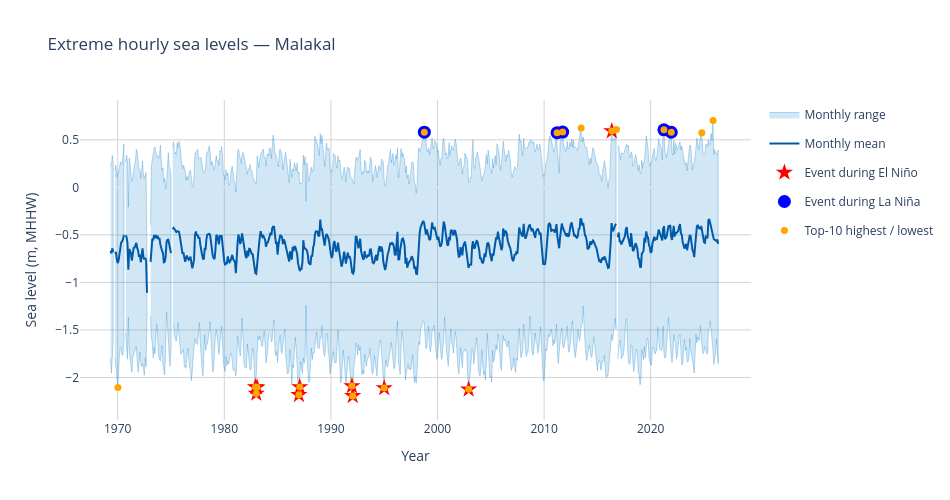

Notebook cell for this chart:
### Markdown cell above
## 4. Time series of extremes

The interactive figure shows the monthly mean and range with the ranked events; the static version below is used for printed products.

### Code cell
figly = make_plotly_figure_rankings(monthly_mean, monthly_max, monthly_min, top_10_table, station)
figly.write_html(fig_dir / out('SL_top_10_plot', 'html'), include_plotlyjs='cdn')
figly

### Figure 1 — Plotly figure (JSON) as saved in the notebook; plotly's stock layout.template omitted (floating-point values rounded to 4 significant figures; data arrays with more than 128 entries replaced by an {"elided": "..."} marker saying what was removed)
{"data": [{"fill": "toself", "fillcolor": "rgba(0,120,200,0.18)", "hoverinfo": "skip", "legendgroup": "range", "line": {"color": "rgba(0,120,200,0.35)", "width": 0.8}, "mode": "lines", "name": "Monthly range", "showlegend": true, "type": "scatter", "x": ["1969-05-01T00:00:00", "1969-06-01T00:00:00", "1969-07-01T00:00:00", "1969-08-01T00:00:00", "1969-08-01T00:00:00", "1969-07-01T00:00:00", "1969-06-01T00:00:00", "1969-05-01T00:00:00"], "y": [0.217, 0.247, 0.336, 0.241, -1.618, -1.895, -1.953, -1.795]}, {"fill": "toself", "fillcolor": "rgba(0,120,200,0.18)", "hoverinfo": "skip", "legendgroup": "range", "line": {"color": "rgba(0,120,200,0.35)", "width": 0.8}, "mode": "lines", "name": "Monthly range", "showlegend": false, "type": "scatter", "x": ["1969-10-01T00:00:00", "1969-11-01T00:00:00", "1969-12-01T00:00:00", "1970-01-01T00:00:00", "1970-02-01T00:00:00", "1970-03-01T00:00:00", "1970-04-01T00:00:00", "1970-05-01T00:00:00", "1970-06-01T00:00:00", "1970-07-01T00:00:00", "1970-08-01T00:00:00", "1970-08-01T00:00:00", "1970-07-01T00:00:00", "1970-06-01T00:00:00", "1970-05-01T00:00:00", "1970-04-01T00:00:00", "1970-03-01T00:00:00", "1970-02-01T00:00:00", "1970-01-01T00:00:00", "1969-12-01T00:00:00", "1969-11-01T00:00:00", "1969-10-01T00:00:00"], "y": [0.171, 0.235, 0.11, 0.159, 0.171, 0.202, 0.269, 0.241, 0.244, 0.327, 0.458, -1.618, -1.761, -1.77, -1.694, -1.685, -1.773, -1.929, -2.106, -1.981, -1.834, -1.789]}, {"fill": "toself", "fillcolor": "rgba(0,120,200,0.18)", "hoverinfo": "skip", "legendgroup": "range", "line": {"color": "rgba(0,120,200,0.35)", "width": 0.8}, "mode": "lines", "name": "Monthly range", "showlegend": false, "type": "scatter", "x": ["1970-10-01T00:00:00", "1970-11-01T00:00:00", "1970-12-01T00:00:00", "1971-01-01T00:00:00", "1971-02-01T00:00:00", "1971-03-01T00:00:00", "1971-04-01T00:00:00", "1971-05-01T00:00:00", "1971-06-01T00:00:00", "1971-07-01T00:00:00", "1971-08-01T00:00:00", "1971-09-01T00:00:00", "1971-10-01T00:00:00", "1971-11-01T00:00:00", "1971-12-01T00:00:00", "1972-01-01T00:00:00", "1972-02-01T00:00:00", "1972-03-01T00:00:00", "1972-04-01T00:00:00", "1972-05-01T00:00:00", "1972-06-01T00:00:00", "1972-07-01T00:00:00", "1972-08-01T00:00:00", "1972-09-01T00:00:00", "1972-10-01T00:00:00", "1972-10-01T00:00:00", "1972-09-01T00:00:00", "1972-08-01T00:00:00", "1972-07-01T00:00:00", "1972-06-01T00:00:00", "1972-05-01T00:00:00", "1972-04-01T00:00:00", "1972-03-01T00:00:00", "1972-02-01T00:00:00", "1972-01-01T00:00:00", "1971-12-01T00:00:00", "1971-11-01T00:00:00", "1971-10-01T00:00:00", "1971-09-01T00:00:00", "1971-08-01T00:00:00", "1971-07-01T00:00:00", "1971-06-01T00:00:00", "1971-05-01T00:00:00", "1971-04-01T00:00:00", "1971-03-01T00:00:00", "1971-02-01T00:00:00", "1971-01-01T00:00:00", "1970-12-01T00:00:00", "1970-11-01T00:00:00", "1970-10-01T00:00:00"], "y": [0.266, 0.339, 0.269, -0.209, 0.309, 0.217, 0.187, 0.065, 0.096, 0.187, 0.248, 0.278, 0.4, 0.37, 0.278, 0.187, 0.187, 0.096, 0.187, 0.278, 0.129, 0.096, 0.126, 0.156, -0.819, -1.337, -1.886, -1.794, -1.977, -1.916, -1.855, -1.886, -1.855, -1.733, -1.886, -1.947, -1.825, -1.672, -1.703, -1.733, -1.764, -1.794, -1.947, -1.855, -1.764, -1.733, -1.368, -1.804, -1.685, -1.533]}, {"fill": "toself", "fillcolor": "rgba(0,120,200,0.18)", "hoverinfo": "skip", "legendgroup": "range", "line": {"color": "rgba(0,120,200,0.35)", "width": 0.8}, "mode": "lines", "name": "Monthly range", "showlegend": false, "type": "scatter", "x": ["1973-02-01T00:00:00", "1973-03-01T00:00:00", "1973-04-01T00:00:00", "1973-05-01T00:00:00", "1973-06-01T00:00:00", "1973-07-01T00:00:00", "1973-08-01T00:00:00", "1973-09-01T00:00:00", "1973-10-01T00:00:00", "1973-11-01T00:00:00", "1973-12-01T00:00:00", "1974-01-01T00:00:00", "1974-02-01T00:00:00", "1974-03-01T00:00:00", "1974-04-01T00:00:00", "1974-05-01T00:00:00", "1974-06-01T00:00:00", "1974-07-01T00:00:00", "1974-08-01T00:00:00", "1974-09-01T00:00:00", "1974-10-01T00:00:00", "1974-11-01T00:00:00", "1974-12-01T00:00:00", "1975-01-01T00:00:00", "1975-01-01T00:00:00", "1974-12-01T00:00:00", "1974-11-01T00:00:00", "1974-10-01T00:00:00", "1974-09-01T00:00:00", "1974-08-01T00:00:00", "1974-07-01T00:00:00", "1974-06-01T00:00:00", "1974-05-01T00:00:00", "1974-04-01T00:00:00", "1974-03-01T00:00:00", "1974-02-01T00:00:00", "1974-01-01T00:00:00", "1973-12-01T00:00:00", "1973-11-01T00:00:00", "1973-10-01T00:00:00", "1973-09-01T00:00:00", "1973-08-01T00:00:00", "1973-07-01T00:00:00", "1973-06-01T00:00:00", "1973-05-01T00:00:00", "1973-04-01T00:00:00", "1973-03-01T00:00:00", "1973-02-01T00:00:00"], "y": [-0.395, 0.225, 0.295, 0.375, 0.415, 0.425, 0.345, 0.325, 0.335, 0.305, 0.335, 0.445, 0.305, 0.175, 0.205, 0.055, 0.095, -0.015, 0.034, 0.318, 0.366, 0.217, 0.189, 0.114, -1.71, -1.882, -1.786, -1.586, -1.476, -1.314, -1.685, -1.975, -1.925, -1.865, -1.665, -1.725, -1.825, -1.805, -1.765, -1.595, -1.435, -1.555, -1.753, -1.685, -1.795, -1.645, -1.575, -1.355]}, {"fill": "toself", "fillcolor": "rgba(0,120,200,0.18)", "hoverinfo": "skip", "legendgroup": "range", "line": {"color": "rgba(0,120,200,0.35)", "width": 0.8}, "mode": "lines", "name": "Monthly range", "showlegend": false, "type": "scatter", "x": {"elided": "1000 str values"}, "y": {"elided": "1000 float values"}}, {"fill": "toself", "fillcolor": "rgba(0,120,200,0.18)", "hoverinfo": "skip", "legendgroup": "range", "line": {"color": "rgba(0,120,200,0.35)", "width": 0.8}, "mode": "lines", "name": "Monthly range", "showlegend": false, "type": "scatter", "x": {"elided": "228 str values"}, "y": {"elided": "228 float values"}}, {"connectgaps": false, "line": {"color": "rgba(0,90,170,1)"}, "mode": "lines", "name": "Monthly mean", "type": "scatter", "x": {"elided": "685 str values"}, "y": {"elided": "685 float values"}}, {"hoverinfo": "skip", "marker": {"color": "red", "size": 13, "symbol": "star"}, "mode": "markers", "name": "Event during El Niño", "type": "scatter", "x": ["2016-05-07T22:00:00", "1992-01-19T17:00:00", "1986-12-31T17:00:00", "1982-12-31T18:00:00", "2002-12-04T17:00:00", "1995-01-01T17:00:00", "1983-01-28T17:00:00", "1982-12-02T18:00:00", "1987-01-29T17:00:00", "1991-12-22T18:00:00"], "y": [0.593, -2.194, -2.183, -2.169, -2.125, -2.111, -2.103, -2.101, -2.1, -2.09]}, {"hoverinfo": "skip", "marker": {"color": "blue", "size": 13, "symbol": "circle"}, "mode": "markers", "name": "Event during La Niña", "type": "scatter", "x": ["2021-03-29T11:00:00", "2011-09-29T11:00:00", "1998-10-07T11:00:00", "2021-12-05T10:00:00", "2011-03-21T23:00:00"], "y": [0.606, 0.582, 0.581, 0.58, 0.576]}, {"hovertemplate": "%{x|%Y-%m-%d %H:%M} UTC, %{y:.2f} m<extra></extra>", "marker": {"color": "orange", "size": 7}, "mode": "markers", "name": "Top-10 highest / lowest", "type": "scatter", "x": ["2025-11-07T10:00:00", "2013-06-23T22:00:00", "2016-10-16T10:00:00", "2021-03-29T11:00:00", "2016-05-07T22:00:00", "2011-09-29T11:00:00", "1998-10-07T11:00:00", "2021-12-05T10:00:00", "2011-03-21T23:00:00", "2024-10-19T11:00:00", "1992-01-19T17:00:00", "1986-12-31T17:00:00", "1982-12-31T18:00:00", "2002-12-04T17:00:00", "1995-01-01T17:00:00", "1970-01-08T18:00:00", "1983-01-28T17:00:00", "1982-12-02T18:00:00", "1987-01-29T17:00:00", "1991-12-22T18:00:00"], "y": [0.705, 0.625, 0.61, 0.606, 0.593, 0.582, 0.581, 0.58, 0.576, 0.576, -2.194, -2.183, -2.169, -2.125, -2.111, -2.106, -2.103, -2.101, -2.1, -2.09]}], "layout": {"height": 500, "plot_bgcolor": "white", "title": {"text": "Extreme hourly sea levels — Malakal"}, "width": 950, "xaxis": {"gridcolor": "lightgray", "showgrid": true, "title": {"text": "Year"}}, "yaxis": {"gridcolor": "lightgray", "showgrid": true, "title": {"text": "Sea level (m, MHHW)"}}}}
